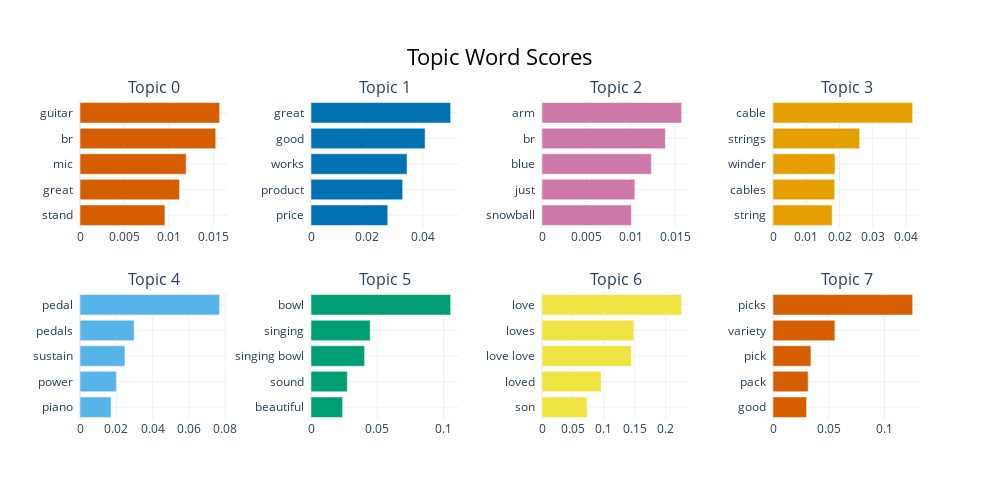

Notebook code cell kept with this figure:
### Code cell
## Visualize
model.visualize_topics()

model.visualize_barchart()

### Figure 1 — Plotly figure (JSON) as saved in the notebook; plotly's stock layout.template omitted (floating-point values rounded to 4 significant figures)
{"data": [{"marker": {"color": "#D55E00"}, "orientation": "h", "type": "bar", "x": [0.009546, 0.01118, 0.01193, 0.01526, 0.0157], "xaxis": "x", "y": ["stand  ", "great  ", "mic  ", "br  ", "guitar  "], "yaxis": "y"}, {"marker": {"color": "#0072B2"}, "orientation": "h", "type": "bar", "x": [0.02746, 0.03278, 0.03434, 0.04081, 0.04994], "xaxis": "x2", "y": ["price  ", "product  ", "works  ", "good  ", "great  "], "yaxis": "y2"}, {"marker": {"color": "#CC79A7"}, "orientation": "h", "type": "bar", "x": [0.01006, 0.01045, 0.01231, 0.01389, 0.01572], "xaxis": "x3", "y": ["snowball  ", "just  ", "blue  ", "br  ", "arm  "], "yaxis": "y3"}, {"marker": {"color": "#E69F00"}, "orientation": "h", "type": "bar", "x": [0.01779, 0.01854, 0.01864, 0.02605, 0.04197], "xaxis": "x4", "y": ["string  ", "cables  ", "winder  ", "strings  ", "cable  "], "yaxis": "y4"}, {"marker": {"color": "#56B4E9"}, "orientation": "h", "type": "bar", "x": [0.01709, 0.02, 0.02473, 0.02979, 0.07687], "xaxis": "x5", "y": ["piano  ", "power  ", "sustain  ", "pedals  ", "pedal  "], "yaxis": "y5"}, {"marker": {"color": "#009E73"}, "orientation": "h", "type": "bar", "x": [0.02384, 0.02736, 0.04042, 0.04458, 0.1052], "xaxis": "x6", "y": ["beautiful  ", "sound  ", "singing bowl  ", "singing  ", "bowl  "], "yaxis": "y6"}, {"marker": {"color": "#F0E442"}, "orientation": "h", "type": "bar", "x": [0.07273, 0.09555, 0.1445, 0.1484, 0.2257], "xaxis": "x7", "y": ["son  ", "loved  ", "love love  ", "loves  ", "love  "], "yaxis": "y7"}, {"marker": {"color": "#D55E00"}, "orientation": "h", "type": "bar", "x": [0.03016, 0.03155, 0.03406, 0.05558, 0.1254], "xaxis": "x8", "y": ["good  ", "pack  ", "pick  ", "variety  ", "picks  "], "yaxis": "y8"}], "layout": {"annotations": [{"font": {"size": 16}, "showarrow": false, "text": "Topic 0", "x": 0.0875, "xanchor": "center", "xref": "paper", "y": 1, "yanchor": "bottom", "yref": "paper"}, {"font": {"size": 16}, "showarrow": false, "text": "Topic 1", "x": 0.3625, "xanchor": "center", "xref": "paper", "y": 1, "yanchor": "bottom", "yref": "paper"}, {"font": {"size": 16}, "showarrow": false, "text": "Topic 2", "x": 0.6375, "xanchor": "center", "xref": "paper", "y": 1, "yanchor": "bottom", "yref": "paper"}, {"font": {"size": 16}, "showarrow": false, "text": "Topic 3", "x": 0.9125, "xanchor": "center", "xref": "paper", "y": 1, "yanchor": "bottom", "yref": "paper"}, {"font": {"size": 16}, "showarrow": false, "text": "Topic 4", "x": 0.0875, "xanchor": "center", "xref": "paper", "y": 0.4, "yanchor": "bottom", "yref": "paper"}, {"font": {"size": 16}, "showarrow": false, "text": "Topic 5", "x": 0.3625, "xanchor": "center", "xref": "paper", "y": 0.4, "yanchor": "bottom", "yref": "paper"}, {"font": {"size": 16}, "showarrow": false, "text": "Topic 6", "x": 0.6375, "xanchor": "center", "xref": "paper", "y": 0.4, "yanchor": "bottom", "yref": "paper"}, {"font": {"size": 16}, "showarrow": false, "text": "Topic 7", "x": 0.9125, "xanchor": "center", "xref": "paper", "y": 0.4, "yanchor": "bottom", "yref": "paper"}], "height": 500, "hoverlabel": {"bgcolor": "white", "font": {"family": "Rockwell", "size": 16}}, "showlegend": false, "title": {"font": {"color": "Black", "size": 22}, "text": "Topic Word Scores", "x": 0.5, "xanchor": "center", "yanchor": "top"}, "width": 1000, "xaxis": {"anchor": "y", "domain": [0, 0.175], "showgrid": true}, "xaxis2": {"anchor": "y2", "domain": [0.275, 0.45], "showgrid": true}, "xaxis3": {"anchor": "y3", "domain": [0.55, 0.725], "showgrid": true}, "xaxis4": {"anchor": "y4", "domain": [0.825, 1], "showgrid": true}, "xaxis5": {"anchor": "y5", "domain": [0, 0.175], "showgrid": true}, "xaxis6": {"anchor": "y6", "domain": [0.275, 0.45], "showgrid": true}, "xaxis7": {"anchor": "y7", "domain": [0.55, 0.725], "showgrid": true}, "xaxis8": {"anchor": "y8", "domain": [0.825, 1], "showgrid": true}, "yaxis": {"anchor": "x", "domain": [0.6, 1], "showgrid": true}, "yaxis2": {"anchor": "x2", "domain": [0.6, 1], "showgrid": true}, "yaxis3": {"anchor": "x3", "domain": [0.6, 1], "showgrid": true}, "yaxis4": {"anchor": "x4", "domain": [0.6, 1], "showgrid": true}, "yaxis5": {"anchor": "x5", "domain": [0, 0.4], "showgrid": true}, "yaxis6": {"anchor": "x6", "domain": [0, 0.4], "showgrid": true}, "yaxis7": {"anchor": "x7", "domain": [0, 0.4], "showgrid": true}, "yaxis8": {"anchor": "x8", "domain": [0, 0.4], "showgrid": true}}}
